Frame 1 (no input): blank canvas, image omitted
Frame 60 (no input): blank canvas, image omitted
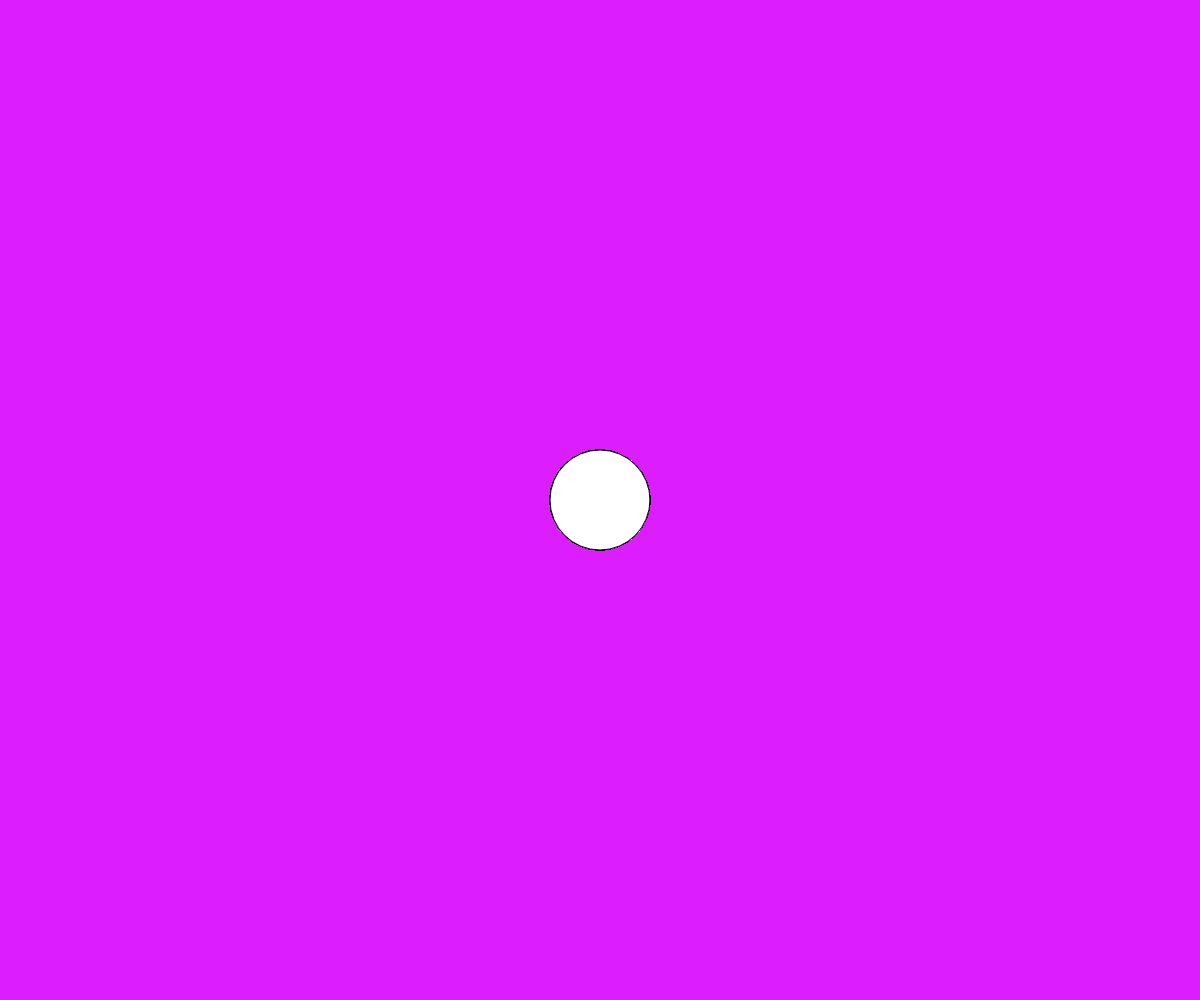
Frame 120 (the mouse pressed at the canvas centre since frame 60)

The p5.js sketch whose frames 1 and 60 were blank and that drew this single picture after the mouse press (run headless with seeded random() and noise() and a simulated clock; from frame 60 on, the mouse is pressed at the canvas centre):

// p5.js sketch
// ── sketch.js
function setup() {
  createCanvas(windowWidth, windowHeight);
background(220,30,255);}

function draw() {
  
circle(mouseX, mouseY,mouseY/5);
}
